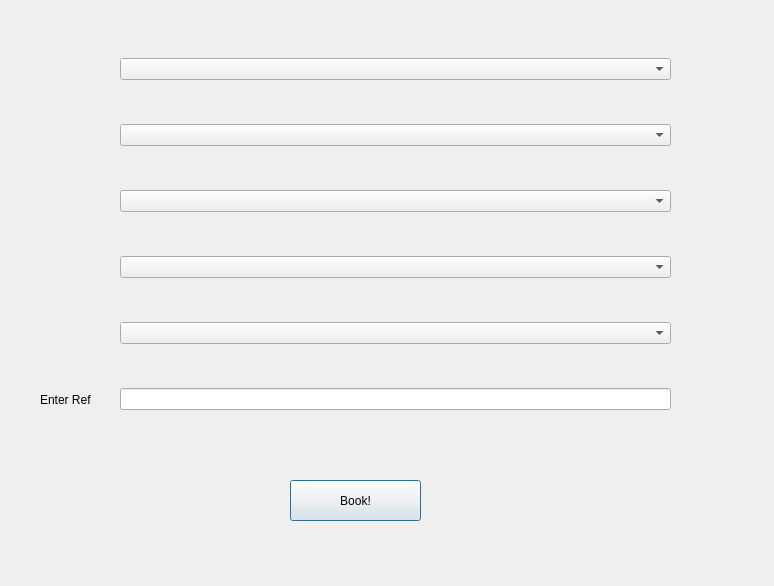
<?xml version="1.0" encoding="UTF-8"?>
<ui version="4.0">
 <class>customerview</class>
 <widget class="QDialog" name="customerview">
  <property name="geometry">
   <rect>
    <x>0</x>
    <y>0</y>
    <width>774</width>
    <height>586</height>
   </rect>
  </property>
  <property name="windowTitle">
   <string>Dialog</string>
  </property>
  <widget class="QWidget" name="layoutWidget">
   <property name="geometry">
    <rect>
     <x>120</x>
     <y>20</y>
     <width>551</width>
     <height>431</height>
    </rect>
   </property>
   <layout class="QVBoxLayout" name="verticalLayout">
    <item>
     <widget class="QComboBox" name="comboBox_init_location"/>
    </item>
    <item>
     <widget class="QComboBox" name="comboBox_location"/>
    </item>
    <item>
     <widget class="QComboBox" name="comboBox_fare"/>
    </item>
    <item>
     <widget class="QComboBox" name="comboBox_time"/>
    </item>
    <item>
     <widget class="QComboBox" name="comboBox_returntime"/>
    </item>
    <item>
     <widget class="QLineEdit" name="lineEdit_ref"/>
    </item>
   </layout>
  </widget>
  <widget class="QPushButton" name="pushButton">
   <property name="geometry">
    <rect>
     <x>290</x>
     <y>480</y>
     <width>131</width>
     <height>41</height>
    </rect>
   </property>
   <property name="text">
    <string>Book!</string>
   </property>
  </widget>
  <widget class="QLabel" name="label">
   <property name="geometry">
    <rect>
     <x>40</x>
     <y>390</y>
     <width>63</width>
     <height>20</height>
    </rect>
   </property>
   <property name="text">
    <string>Enter Ref</string>
   </property>
  </widget>
 </widget>
 <resources/>
 <connections/>
</ui>
